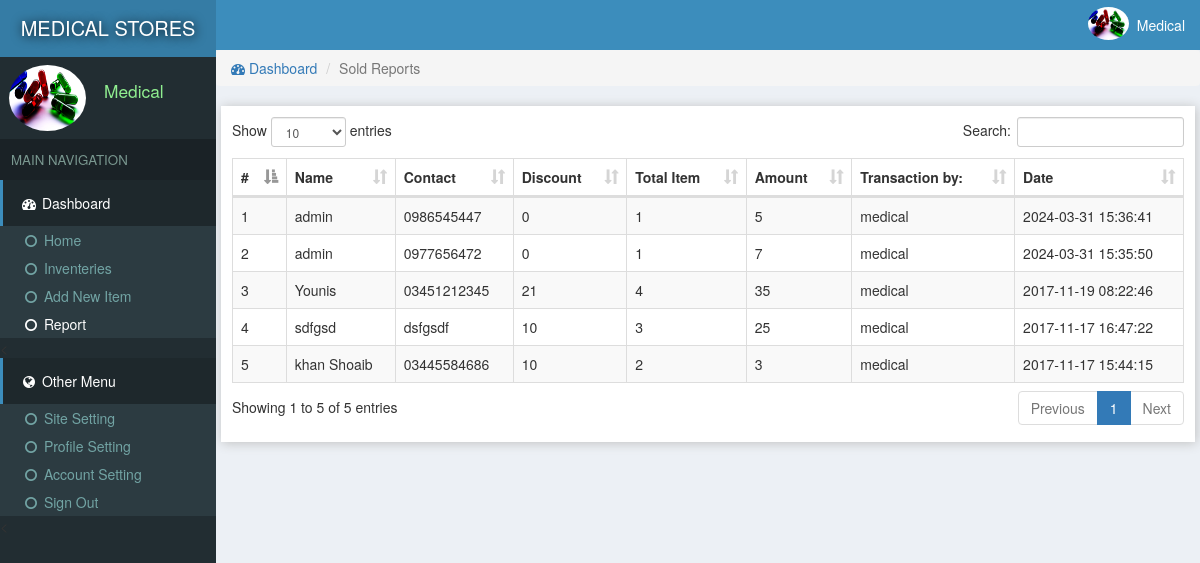
/reports.php (signed in), run on the app's committed database.
### tables this page shows
CREATE TABLE `site` (
  `id` int(11) NOT NULL,
  `title` varchar(222) NOT NULL,
  `name` varchar(222) NOT NULL
);

CREATE TABLE `users` (
  `id` int(11) NOT NULL,
  `email` varchar(222) NOT NULL,
  `password` varchar(222) NOT NULL,
  `name` varchar(222) NOT NULL,
  `pic` varchar(222) NOT NULL,
  `number` varchar(222) NOT NULL,
  `date` timestamp NOT NULL DEFAULT current_timestamp()
);

CREATE TABLE `sold` (
  `id` int(11) NOT NULL,
  `name` varchar(222) NOT NULL,
  `contact` varchar(222) NOT NULL,
  `discount` varchar(222) NOT NULL,
  `item` varchar(222) NOT NULL,
  `amount` varchar(222) NOT NULL,
  `userId` int(11) NOT NULL,
  `date` timestamp NOT NULL DEFAULT current_timestamp()
);

### assets/db.php (called while the page is built, shortened)
<?php
    $con = new mysqli('localhost','root','','store');
    $array = $con->query("select * from users where id ='$_SESSION[userId]'");
    $user = $array->fetch_assoc();
?>

### reports.php (the view, shortened to what this page needs)
<?php require "assets/function.php" ?>
<?php require 'assets/db.php';?>
<!DOCTYPE html>
<html>
<head>
<link rel="stylesheet" href="js/datatables.net-bs/css/dataTables.bootstrap.min.css">
  <?php require "assets/autoloader.php" ?>
</head>
<body style="background: #ECF0F5;padding:0;margin:0">
<div class="dashboard" style="position: fixed;width: 18%;height: 100%;background:#222D32">
  <div style="background:#357CA5;padding: 14px 3px;color:white;font-size: 15pt;text-align: center;text-shadow: 1px 1px 11px black">
    <a href="index.php" style="color: white;text-decoration: none;"><?php echo strtoupper(siteName()); ?> </a>
  </div>
  <div class="flex" style="padding: 3px 7px;margin:5px 2px;">
    <div><img src="photo/<?php echo $user['pic'] ?>" class='img-circle' style='width: 77px;height: 66px'></div>
    <div style="color:lightgreen;font-size: 13pt;padding: 14px 7px;margin-left: 11px;"><?php echo ucfirst($user['name']); ?></div>
  </div>
  <div style="background: #1A2226;font-size: 10pt;padding: 11px;color: #79978F">MAIN NAVIGATION</div>
  <div>
    <div style="background:#1E282C;color: white;padding: 13px 17px;border-left: 3px solid #3C8DBC;"><span><i class="fa fa-dashboard fa-fw"></i> Dashboard</span></div>
    <div class="item">
      <ul class="nostyle zero">
        <a href="index.php"><li ><i class="fa fa-circle-o fa-fw"></i> Home</li></a>
        <a href="inventeries.php"><li ><i class="fa fa-circle-o fa-fw"></i> Inventeries</li></a>
       <a href="addnew.php"><li><i class="fa fa-circle-o fa-fw"></i> Add New Item</li></a>
        <a href="reports.php"><li style="color: white"><i class="fa fa-circle-o fa-fw"></i> Report</li></a>
      </ul><
    </div>
  </div>
  <div style="background:#1E282C;color: white;padding: 13px 17px;border-left: 3px solid #3C8DBC;"><span><i class="fa fa-globe fa-fw"></i> Other Menu</span></div>
  <div class="item">
      <ul class="nostyle zero">
        <a href="sitesetting.php"><li><i class="fa fa-circle-o fa-fw"></i> Site Setting</li></a>
       <a href="profile.php"><li><i class="fa fa-circle-o fa-fw"></i> Profile Setting</li></a>
        <a href="accountSetting.php"><li><i class="fa fa-circle-o fa-fw"></i> Account Setting</li></a>
        <a href="logout.php"><li><i class="fa fa-circle-o fa-fw"></i> Sign Out</li></a>
      </ul><
    </div>
</div>
<div class="marginLeft" >
  <div style="color:white;background:#3C8DBC" >
    <div class="pull-right flex rightAccount" style="padding-right: 11px;padding: 7px;">
      <div><img src="photo/<?php echo $user['pic'] ?>" style='width: 41px;height: 33px;' class='img-circle'></div>
      <div style="padding: 8px"><?php echo ucfirst($user['name']) ?></div>
    </div>
  </div>
  <div class="content">
   <ol class="breadcrumb ">
        <li><a href="index.php"><i class="fa fa-dashboard"></i> Dashboard</a></li>
        <li class="active">Sold Reports</li>
    </ol>
  <div class="tableBox" >
    <table id="dataTable" class="table table-bordered table-striped" style="z-index: -1">
      <thead>
        <th>#</th>
        <th>Name</th>
        <th>Contact</th>
        <th>Discount</th>
        <th>Total Item</th>
        <th>Amount</th>
        <th>Transaction by:</th>
        <th>Date</th>
      </thead>
     <tbody>
      <?php $i=0;
          $array = $con->query("select * from sold ORDER BY date DESC");
        while ($row = $array->fetch_assoc())
        {
          $i=$i+1;
        ?>
          <tr>
            <td><?php echo $i; ?></td>
            <td><?php echo $row['name']; ?></td>
            <td><?php echo $row['contact']; ?></td>
            <td><?php echo $row['discount']; ?></td>
            <td><?php echo $row['item']; ?></td>
            <td><?php echo $row['amount']; ?></td>
            <td><?php echo getAdminName($row['userId']); ?></td>
            <td><?php echo $row['date']; ?></td>
          </tr>
      <?php
        }
       ?>
     </tbody>
    </table>
  </div>
  </div>
</div>
</body>
</html>

### data on the page
site: name "MEDICAL STORES"
users: pic (picture), name "Medical"
sold: name "admin", contact "0986545447", discount "0", item "1", amount "5", userId.name "medical", date "2024-03-31 15:36:41"
sold: name "admin", contact "0977656472", discount "0", item "1", amount "7", userId.name "medical", date "2024-03-31 15:35:50"
sold: name "Younis", contact "03451212345", discount "21", item "4", amount "35", userId.name "medical", date "2017-11-19 08:22:46"
sold: name "sdfgsd", contact "dsfgsdf", discount "10", item "3", amount "25", userId.name "medical", date "2017-11-17 16:47:22"
sold: name "khan Shoaib", contact "03445584686", discount "10", item "2", amount "3", userId.name "medical", date "2017-11-17 15:44:15"
